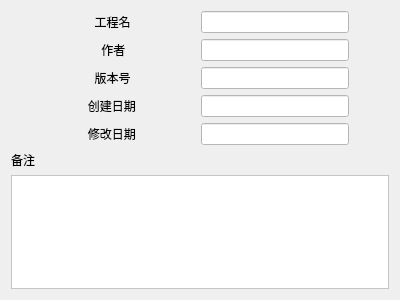
<?xml version="1.0" encoding="UTF-8"?>
<ui version="4.0">
 <class>Information</class>
 <widget class="QWidget" name="Information">
  <property name="geometry">
   <rect>
    <x>0</x>
    <y>0</y>
    <width>400</width>
    <height>300</height>
   </rect>
  </property>
  <property name="windowTitle">
   <string>Form</string>
  </property>
  <property name="styleSheet">
   <string notr="true"/>
  </property>
  <layout class="QVBoxLayout" name="verticalLayout_3">
   <item>
    <layout class="QHBoxLayout" name="horizontalLayout" stretch="1,3,1,4,0">
     <item>
      <spacer name="horizontalSpacer">
       <property name="orientation">
        <enum>Qt::Horizontal</enum>
       </property>
       <property name="sizeHint" stdset="0">
        <size>
         <width>40</width>
         <height>20</height>
        </size>
       </property>
      </spacer>
     </item>
     <item>
      <layout class="QVBoxLayout" name="verticalLayout">
       <item>
        <widget class="QLabel" name="label">
         <property name="text">
          <string>              工程名</string>
         </property>
        </widget>
       </item>
       <item>
        <widget class="QLabel" name="label_2">
         <property name="text">
          <string>                作者</string>
         </property>
        </widget>
       </item>
       <item>
        <widget class="QLabel" name="label_3">
         <property name="text">
          <string>              版本号</string>
         </property>
        </widget>
       </item>
       <item>
        <widget class="QLabel" name="label_4">
         <property name="text">
          <string>            创建日期</string>
         </property>
        </widget>
       </item>
       <item>
        <widget class="QLabel" name="label_5">
         <property name="text">
          <string>            修改日期</string>
         </property>
        </widget>
       </item>
      </layout>
     </item>
     <item>
      <spacer name="horizontalSpacer_2">
       <property name="orientation">
        <enum>Qt::Horizontal</enum>
       </property>
       <property name="sizeHint" stdset="0">
        <size>
         <width>40</width>
         <height>20</height>
        </size>
       </property>
      </spacer>
     </item>
     <item>
      <layout class="QVBoxLayout" name="verticalLayout_2">
       <item>
        <widget class="QLineEdit" name="lineEdit">
         <property name="styleSheet">
          <string notr="true">background-color: rgb(255, 255, 255);</string>
         </property>
        </widget>
       </item>
       <item>
        <widget class="QLineEdit" name="lineEdit_2">
         <property name="styleSheet">
          <string notr="true">background-color: rgb(255, 255, 255);</string>
         </property>
        </widget>
       </item>
       <item>
        <widget class="QLineEdit" name="lineEdit_3">
         <property name="styleSheet">
          <string notr="true">background-color: rgb(255, 255, 255);</string>
         </property>
        </widget>
       </item>
       <item>
        <widget class="QLineEdit" name="lineEdit_4">
         <property name="styleSheet">
          <string notr="true">background-color: rgb(255, 255, 255);</string>
         </property>
        </widget>
       </item>
       <item>
        <widget class="QLineEdit" name="lineEdit_5">
         <property name="styleSheet">
          <string notr="true">background-color: rgb(255, 255, 255);</string>
         </property>
        </widget>
       </item>
      </layout>
     </item>
     <item>
      <spacer name="horizontalSpacer_3">
       <property name="orientation">
        <enum>Qt::Horizontal</enum>
       </property>
       <property name="sizeHint" stdset="0">
        <size>
         <width>40</width>
         <height>20</height>
        </size>
       </property>
      </spacer>
     </item>
    </layout>
   </item>
   <item>
    <widget class="QLabel" name="label_6">
     <property name="styleSheet">
      <string notr="true"/>
     </property>
     <property name="text">
      <string>备注</string>
     </property>
    </widget>
   </item>
   <item>
    <widget class="QTextBrowser" name="textBrowser">
     <property name="styleSheet">
      <string notr="true">background-color: rgb(255, 255, 255);</string>
     </property>
    </widget>
   </item>
  </layout>
 </widget>
 <resources/>
 <connections/>
</ui>
